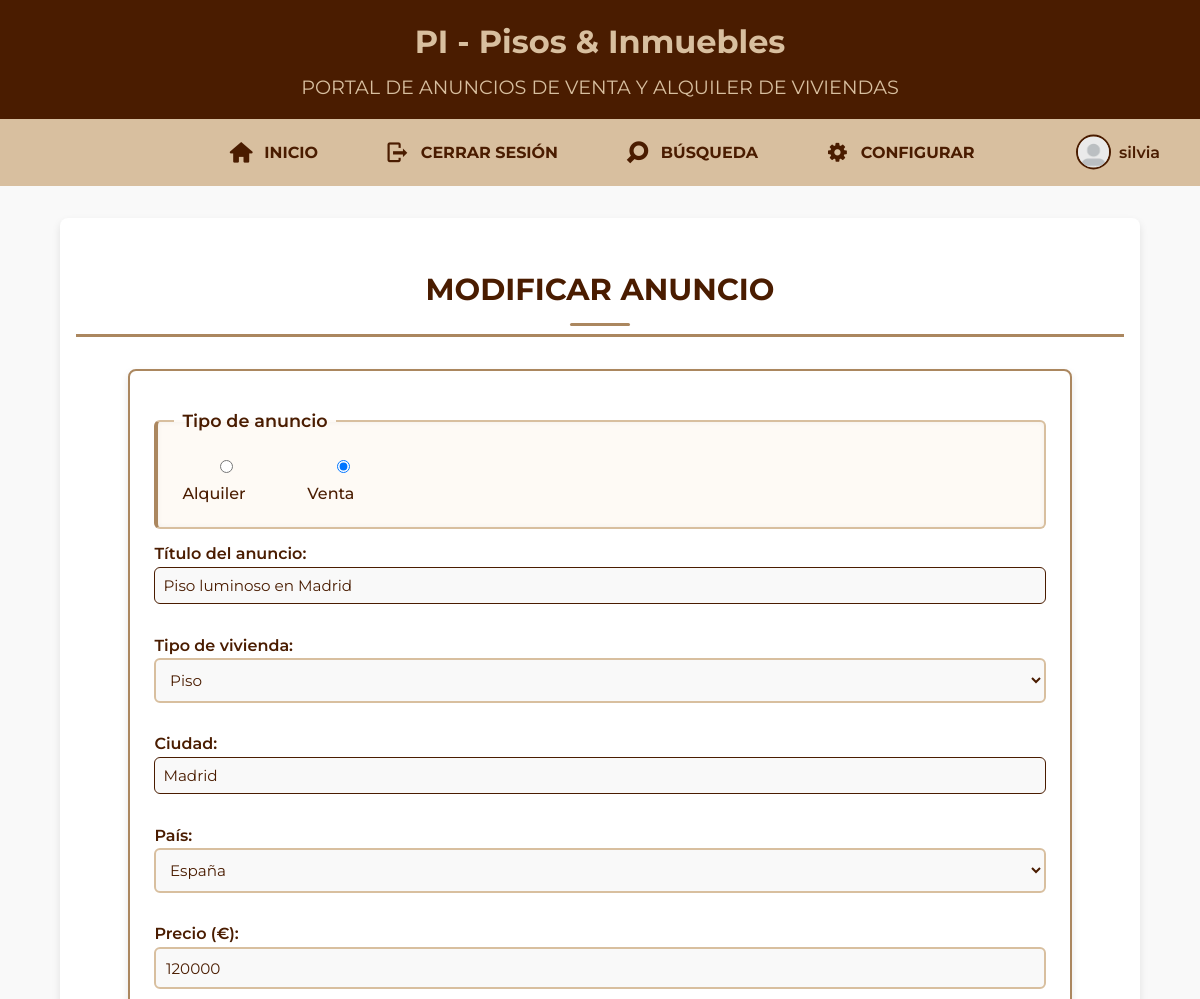
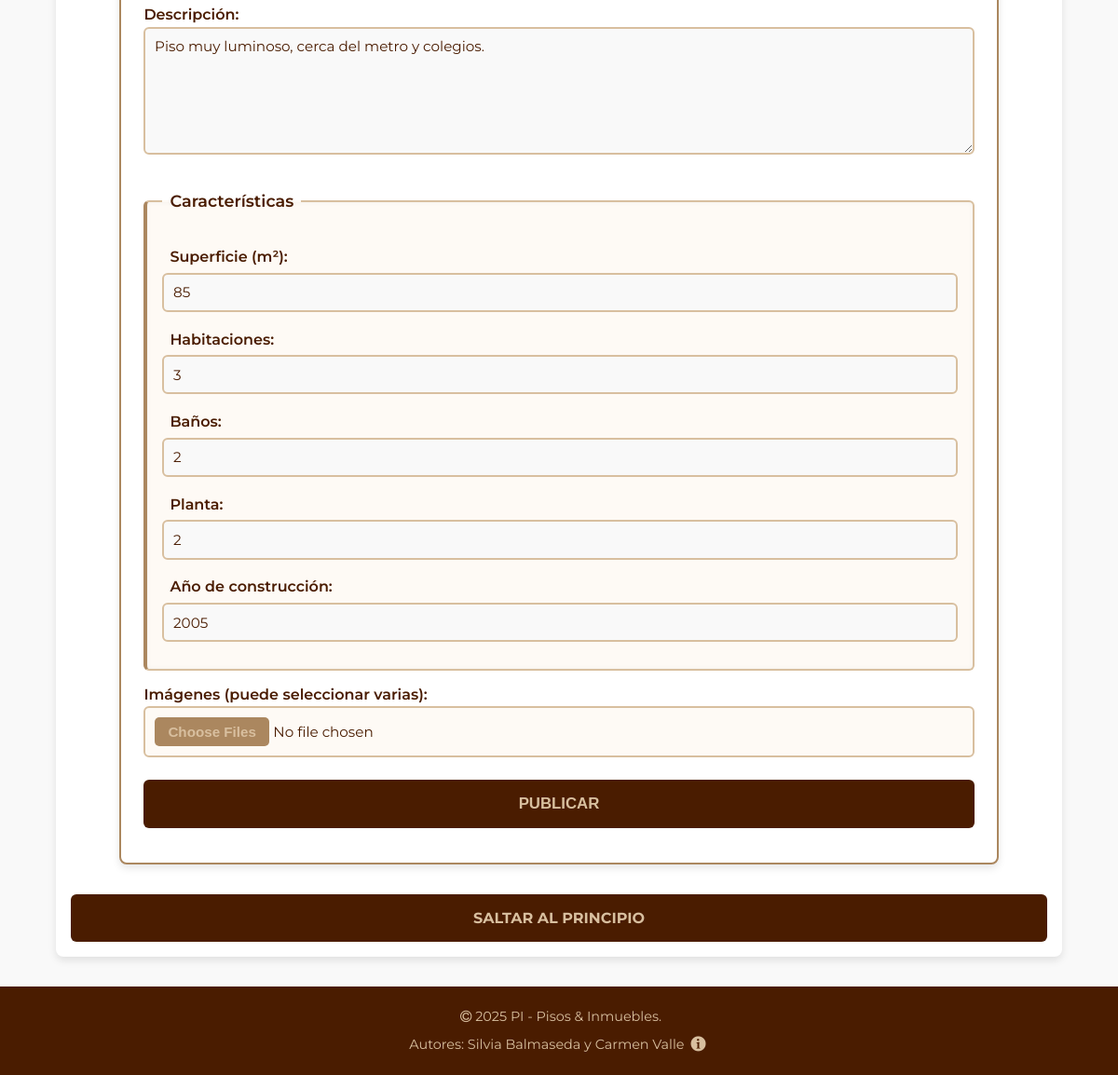
The page /anuncio/2001/modificar (signed in) on the database its author committed (2 pictures, top to bottom).
### tables this page shows
CREATE TABLE `tiposanuncios` (
  `IdTAnuncio` smallint(6) NOT NULL,
  `NomTAnuncio` varchar(100) NOT NULL
);

CREATE TABLE `anuncios` (
  `IdAnuncio` int(11) NOT NULL,
  `TAnuncio` smallint(6) DEFAULT NULL,
  `TVivienda` smallint(6) DEFAULT NULL,
  `FPrincipal` varchar(200) DEFAULT NULL,
  `Alternativo` varchar(255) NOT NULL,
  `Titulo` varchar(255) DEFAULT NULL,
  `Precio` double(10,2) DEFAULT NULL,
  `Texto` text DEFAULT NULL,
  `Ciudad` varchar(100) DEFAULT NULL,
  `Pais` int(11) DEFAULT NULL,
  `Superficie` double(10,2) DEFAULT NULL,
  `NHabitaciones` int(11) DEFAULT NULL,
  `NBanyos` int(11) DEFAULT NULL,
  `Planta` int(11) DEFAULT NULL,
  `Anyo` int(11) DEFAULT NULL,
  `FRegistro` datetime DEFAULT NULL,
  `Usuario` int(11) DEFAULT NULL
);

### includes/anuncio_form.php (the view, shortened to what this page needs)
<?php
$tiposAnuncio = [];
$tiposV = [];
$paisesDb = [];
try {
    if (isset($conexion)) {
        $rs1 = $conexion->query('SELECT IdTAnuncio, NomTAnuncio FROM TiposAnuncios ORDER BY NomTAnuncio');
        $tiposAnuncio = $rs1->fetchAll(PDO::FETCH_ASSOC);
        $rs2 = $conexion->query('SELECT IdTVivienda, NomTVivienda FROM TiposViviendas ORDER BY NomTVivienda');
        $tiposV = $rs2->fetchAll(PDO::FETCH_ASSOC);
        $rs3 = $conexion->query('SELECT IdPaises AS IdPais, NomPais FROM Paises ORDER BY NomPais');
        $paisesDb = $rs3->fetchAll(PDO::FETCH_ASSOC);
    }
} catch (Exception $e) {
}
?>
<form id="formNuevoAnuncio" action="<?= htmlspecialchars($form_action, ENT_QUOTES, 'UTF-8') ?>" method="post" enctype="multipart/form-data" novalidate>
    <fieldset>
        <legend>Tipo de anuncio</legend>
        <?php foreach ($tiposAnuncio as $ta):
            $valor = $ta['IdTAnuncio'];
            $texto = htmlspecialchars($ta['NomTAnuncio']);
            $checked = (isset($valores['tipo_anuncio']) && $valores['tipo_anuncio'] == $valor) ? 'checked' : '';
        ?>
            <label><input type="radio" name="tipo_anuncio" value="<?= $valor ?>" <?= $checked ?>> <?= $texto ?></label>
        <?php endforeach; ?>
    </fieldset>
    <p>
        <label for="titulo">Título del anuncio:</label><br>
        <input type="text" id="titulo" name="titulo" required value="<?= htmlspecialchars($valores['titulo'] ?? '', ENT_QUOTES, 'UTF-8') ?>">
    </p>
    <p>
        <label for="vivienda">Tipo de vivienda:</label><br>
        <select id="vivienda" name="vivienda">
            <?php foreach ($tiposV as $t):
                $valor = $t['IdTVivienda'];
                $texto = htmlspecialchars($t['NomTVivienda']);
                $sel = (isset($valores['vivienda']) && $valores['vivienda'] == $valor) ? 'selected' : '';
            ?>
                <option value="<?= $valor ?>" <?= $sel ?>><?= $texto ?></option>
            <?php endforeach; ?>
        </select>
    </p>
    <p>
        <label for="ciudad">Ciudad:</label><br>
        <input type="text" id="ciudad" name="ciudad" value="<?= htmlspecialchars($valores['ciudad'] ?? '', ENT_QUOTES, 'UTF-8') ?>">
    </p>
    <p>
        <label for="pais">País:</label><br>
        <select id="pais" name="pais">
            <?php foreach ($paisesDb as $p):
                $valor = $p['IdPais'];
                $texto = htmlspecialchars($p['NomPais']);
                $sel = (isset($valores['pais']) && $valores['pais'] == $valor) ? 'selected' : '';
            ?>
                <option value="<?= $valor ?>" <?= $sel ?>><?= $texto ?></option>
            <?php endforeach; ?>
        </select>
    </p>
    <p>
        <label for="precio">Precio (€):</label><br>
        <input type="number" id="precio" name="precio" step="1000" min="0" value="<?= htmlspecialchars($valores['precio'] ?? '', ENT_QUOTES, 'UTF-8') ?>">
    </p>
    <p>
        <label for="descripcion">Descripción:</label><br>
        <textarea id="descripcion" name="descripcion" rows="6"><?= htmlspecialchars($valores['descripcion'] ?? '', ENT_QUOTES, 'UTF-8') ?></textarea>
    </p>
    <fieldset>
        <legend>Características</legend>
        <p>
            <label for="superficie">Superficie (m²):</label><br>
            <input type="number" id="superficie" name="superficie" min="0" value="<?= htmlspecialchars($valores['superficie'] ?? '', ENT_QUOTES, 'UTF-8') ?>">
        </p>
        <p>
            <label for="habitaciones">Habitaciones:</label><br>
            <input type="number" id="habitaciones" name="habitaciones" min="0" value="<?= htmlspecialchars($valores['habitaciones'] ?? '', ENT_QUOTES, 'UTF-8') ?>">
        </p>
        <p>
            <label for="banos">Baños:</label><br>
            <input type="number" id="banos" name="banos" min="0" value="<?= htmlspecialchars($valores['banos'] ?? '', ENT_QUOTES, 'UTF-8') ?>">
        </p>
        <p>
            <label for="planta">Planta:</label><br>
            <input type="number" id="planta" name="planta" min="0" value="<?= htmlspecialchars($valores['planta'] ?? '', ENT_QUOTES, 'UTF-8') ?>">
        </p>
        <p>
            <label for="anio">Año de construcción:</label><br>
            <input type="number" id="anio" name="anio" min="1800" max="2100" value="<?= htmlspecialchars($valores['anio'] ?? '', ENT_QUOTES, 'UTF-8') ?>">
        </p>
    </fieldset>
    <p>
        <label for="imagenes">Imágenes (puede seleccionar varias):</label><br>
        <input type="file" id="imagenes" name="imagenes[]" accept="image/*" multiple <?= empty($valores['imagenes_required']) ? '' : 'required' ?>>
    </p>
    <p>
        <button type="submit"><strong>PUBLICAR</strong></button>
    </p>
</form>

### DAW/practica/css/general.css (style rules this page uses)
:root { --color-principal: #4a1c00; --color-secundario: #d8bf9f; --color-acento: #ab875f; --color-hover: #162500; --color-fondo: #f9f9f9; --color-texto: #333; --color-field: #fefaf5; --color-blanco: #fff; --radio-borde: 6px; --sombra: 0 4px 8px rgba(0, 0, 0, 0.1); --sombra-int: inset 0 0 5px rgba(0, 0, 0, 0.05); --fuente-base: 'Montserrat', 'Segoe UI', Tahoma, Geneva, Verdana, sans-serif; --tamano-base: 16px; --linea-base: 1.6; }
* { margin: 0; padding: 0; box-sizing: border-box; }
body { font-family: var(--fuente-base); font-size: var(--tamano-base); line-height: var(--linea-base); background-color: var(--color-fondo); color: var(--color-texto); }
button, .btn { display: block; width: 100%; text-align: center; margin-top: 1.5rem; background-color: var(--color-principal); color: var(--color-secundario); padding: 0.8rem 0; border-radius: var(--radio-borde); font-weight: 600; font-size: 1rem; text-decoration: none; transition: background-color 0.3s ease, color 0.3s ease; }
input[type="text"], input[type="email"], input[type="password"], textarea, select { width: 100%; padding: 0.5rem; margin-bottom: 1rem; border: 1px solid var(--color-principal); border-radius: var(--radio-borde); }
form { width: 90%; margin: 2rem auto; padding: 1.5rem; background-color: var(--color-blanco); border: 2px solid var(--color-acento); border-radius: 8px; box-shadow: var(--sombra); }
fieldset { border: 1px solid var(--color-acento); border-radius: var(--radio-borde); padding: 1rem; background-color:var(--color-field); box-shadow: var(--sombra-int); }
fieldset legend { font-weight: bold; color: var(--color-principal); padding: 0 0.5rem; font-size: 1.1rem; }

### DAW/practica/css/nuevo_anuncio.css (style rules this page uses)
form p label, form fieldset legend { color: var(--color-principal); font-weight: 600; }
input, select, textarea { width: 100%; padding: 0.6rem; border: 2px solid var(--color-secundario); border-radius: var(--radio-borde); font-family: var(--fuente-base); font-size: 0.95rem; background-color: var(--color-fondo); color: var(--color-principal); transition: border-color 0.25s ease, background-color 0.25s ease; }
textarea { min-height: 8rem; resize: vertical; }
fieldset { margin: 0.8rem 0; padding: 1rem; border-radius: var(--radio-borde); border: 2px solid var(--color-secundario); background-color: var(--color-field); border-left: 4px solid var(--color-acento); color: var(--color-principal); font-weight: 600; }
fieldset p { margin: .4rem 0; }
input[type="file"] { display: block; width: 100%; background-color: var(--color-field); border: 2px solid var(--color-secundario); border-radius: var(--radio-borde); padding: 0.6rem; color: var(--color-principal); font-family: var(--fuente-base); }
button { display: block; width: 100%; padding: 1rem; font-size: 1.05rem; font-weight: 700; color: var(--color-secundario); background-color: var(--color-principal); border: none; border-radius: var(--radio-borde); cursor: pointer; transition: background-color 0.2s ease; }
label > input[type="radio"], label > input[type="checkbox"] { margin-right: 0.5rem; }
fieldset label { display: inline-block; margin-right: 1rem; font-weight: 500; cursor: pointer; padding: 0.25rem 0.5rem; border-radius: 0.35rem; background: transparent; }
input[type="radio"] { margin-right: 0.4rem; cursor: pointer; }
form p { margin: 0.8rem 0; }

### DAW/practica/css/print-index.css (style rules this page uses)
* { box-shadow: none !important; text-shadow: none !important; }
body { font-family: Georgia, 'Times New Roman', serif; font-size: 12pt; line-height: 1.5; background-color: white; color: black; }
p { margin-bottom: 8pt; orphans: 3; widows: 3; }
button, input[type="submit"], input[type="button"] { display: none !important; }
input[type="text"], input[type="email"], input[type="tel"], input[type="number"], input[type="date"], textarea, select { border: none !important; border-bottom: 1pt dotted #ab875f !important; padding: 2pt 5pt !important; background: white !important; color: black !important; }
fieldset { border: 1pt solid #ab875f; background-color: #fefaf5 !important; padding: 10pt; margin-bottom: 15pt; page-break-inside: avoid; }
fieldset legend { font-weight: bold; color: #4a1c00 !important; padding: 0 5pt; background-color: white !important; }
ul, ol, img, table, article, fieldset { page-break-inside: avoid; }
body::after { content: "Documento impreso el " attr(data-fecha); display: block; text-align: center; font-size: 9pt; font-style: italic; color: #666 !important; margin-top: 20pt; page-break-before: avoid; }

### rows shown on the page
tiposanuncios: NomTAnuncio "Alquiler"
tiposanuncios: NomTAnuncio "Venta"
anuncios: titulo "Piso luminoso en Madrid", ciudad "Madrid", precio "120000", descripcion "Piso muy luminoso, cerca del metro y colegios.", superficie "85", habitaciones "3", planta "2", anio "2005"

### other values the page prints
$_SESSION['usuario'] "silvia"
form field vivienda "Piso"
form field pais "España"
